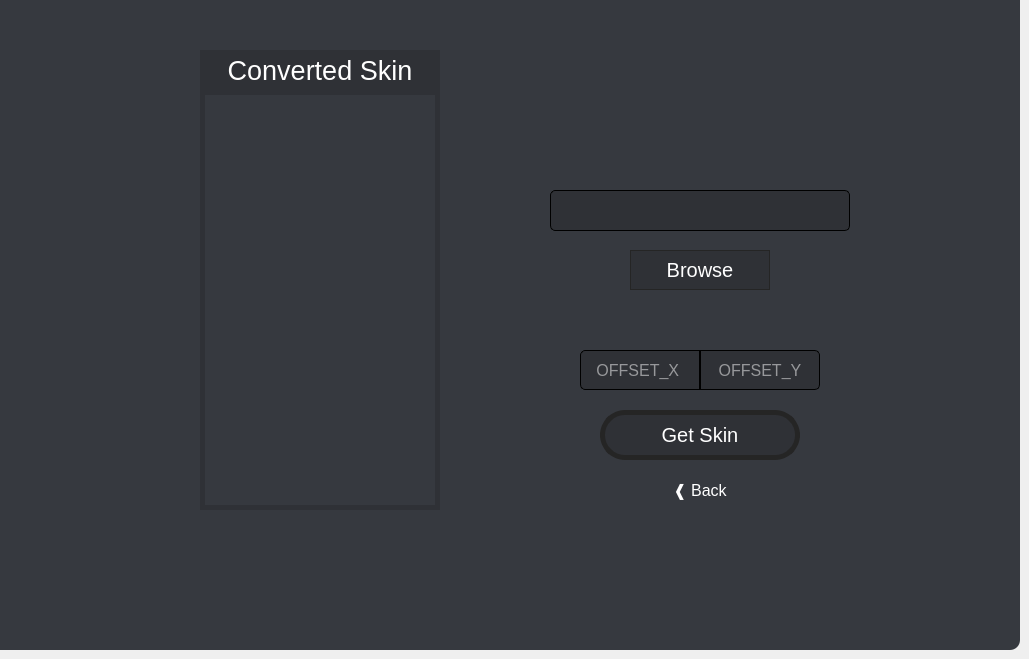
    <widget class="QWidget" name="conskinwid">
     <widget class="QFrame" name="frame_7">
      <property name="geometry">
       <rect>
        <x>0</x>
        <y>0</y>
        <width>1020</width>
        <height>650</height>
       </rect>
      </property>
      <property name="styleSheet">
       <string notr="true">background-color:rgb(54, 57, 63);
border-bottom-right-radius:10px;
outline:none;</string>
      </property>
      <property name="frameShape">
       <enum>QFrame::StyledPanel</enum>
      </property>
      <property name="frameShadow">
       <enum>QFrame::Raised</enum>
      </property>
      <widget class="QLabel" name="conskin">
       <property name="geometry">
        <rect>
         <x>200</x>
         <y>90</y>
         <width>240</width>
         <height>420</height>
        </rect>
       </property>
       <property name="styleSheet">
        <string notr="true">border:5px solid rgb(47, 49, 54);
border-radius:0px;</string>
       </property>
       <property name="text">
        <string/>
       </property>
       <property name="scaledContents">
        <bool>false</bool>
       </property>
       <property name="alignment">
        <set>Qt::AlignCenter</set>
       </property>
      </widget>
      <widget class="QPushButton" name="conskinbtn">
       <property name="geometry">
        <rect>
         <x>600</x>
         <y>410</y>
         <width>200</width>
         <height>50</height>
        </rect>
       </property>
       <property name="cursor">
        <cursorShape>PointingHandCursor</cursorShape>
       </property>
       <property name="styleSheet">
        <string notr="true">QPushButton {
background-color: rgb(47, 49, 54);
border:5px solid rgb(37, 37, 37);
border-radius:25px;
color:white;
font:15pt;
}
QPushButton:hover {
background-color:rgb(37, 37, 37);

}</string>
       </property>
       <property name="text">
        <string>Get Skin</string>
       </property>
      </widget>
      <widget class="QPushButton" name="csbackbtn">
       <property name="geometry">
        <rect>
         <x>650</x>
         <y>470</y>
         <width>100</width>
         <height>41</height>
        </rect>
       </property>
       <property name="cursor">
        <cursorShape>PointingHandCursor</cursorShape>
       </property>
       <property name="layoutDirection">
        <enum>Qt::RightToLeft</enum>
       </property>
       <property name="styleSheet">
        <string notr="true">QPushButton {
color:white;
font:12pt;
}
QPushButton:hover {
text-decoration: underline;
color:rgb(0, 255, 0);
}</string>
       </property>
       <property name="text">
        <string>❰ Back</string>
       </property>
      </widget>
      <widget class="QLineEdit" name="conskinle">
       <property name="geometry">
        <rect>
         <x>550</x>
         <y>190</y>
         <width>300</width>
         <height>41</height>
        </rect>
       </property>
       <property name="styleSheet">
        <string notr="true">border-radius:5px;
background-color:rgb(47, 49, 54);
border:1px solid black;
color:white;
font:12pt;</string>
       </property>
       <property name="readOnly">
        <bool>true</bool>
       </property>
      </widget>
      <widget class="QPushButton" name="pbbtn">
       <property name="geometry">
        <rect>
         <x>630</x>
         <y>250</y>
         <width>140</width>
         <height>40</height>
        </rect>
       </property>
       <property name="cursor">
        <cursorShape>PointingHandCursor</cursorShape>
       </property>
       <property name="styleSheet">
        <string notr="true">QPushButton {
background-color: rgb(47, 49, 54);
border:1px solid rgb(37, 37, 37);
border-radius:0px;
color:white;
font:15pt;
}
QPushButton:hover {
background-color:rgb(37, 37, 37);

}</string>
       </property>
       <property name="text">
        <string>Browse</string>
       </property>
      </widget>
      <widget class="QLineEdit" name="osx">
       <property name="enabled">
        <bool>false</bool>
       </property>
       <property name="geometry">
        <rect>
         <x>580</x>
         <y>350</y>
         <width>120</width>
         <height>40</height>
        </rect>
       </property>
       <property name="styleSheet">
        <string notr="true">border-radius:5px;
background-color:rgb(47, 49, 54);
border:1px solid black;
color:white;
font:12pt;
border-top-right-radius:0px;
border-bottom-right-radius:0px;</string>
       </property>
       <property name="text">
        <string/>
       </property>
       <property name="alignment">
        <set>Qt::AlignCenter</set>
       </property>
       <property name="readOnly">
        <bool>false</bool>
       </property>
       <property name="placeholderText">
        <string>OFFSET_X </string>
       </property>
      </widget>
      <widget class="QLineEdit" name="osy">
       <property name="enabled">
        <bool>false</bool>
       </property>
       <property name="geometry">
        <rect>
         <x>700</x>
         <y>350</y>
         <width>120</width>
         <height>40</height>
        </rect>
       </property>
       <property name="styleSheet">
        <string notr="true">border-radius:5px;
background-color:rgb(47, 49, 54);
border:1px solid black;
color:white;
font:12pt;
border-top-left-radius:0px;
border-bottom-left-radius:0px;</string>
       </property>
       <property name="text">
        <string/>
       </property>
       <property name="alignment">
        <set>Qt::AlignCenter</set>
       </property>
       <property name="readOnly">
        <bool>false</bool>
       </property>
       <property name="placeholderText">
        <string>OFFSET_Y</string>
       </property>
      </widget>
      <widget class="QLabel" name="conskinfb">
       <property name="geometry">
        <rect>
         <x>575</x>
         <y>300</y>
         <width>250</width>
         <height>30</height>
        </rect>
       </property>
       <property name="styleSheet">
        <string notr="true">color:white;
font:12pt;</string>
       </property>
       <property name="text">
        <string/>
       </property>
       <property name="alignment">
        <set>Qt::AlignCenter</set>
       </property>
      </widget>
     </widget>
     <widget class="QLabel" name="label_10">
      <property name="geometry">
       <rect>
        <x>200</x>
        <y>50</y>
        <width>240</width>
        <height>40</height>
       </rect>
      </property>
      <property name="styleSheet">
       <string notr="true">color:white;
background-color:rgb(47, 49, 54);
font:20pt;
border-radius:0px;</string>
      </property>
      <property name="text">
       <string>Converted Skin</string>
      </property>
      <property name="alignment">
       <set>Qt::AlignCenter</set>
      </property>
     </widget>
    </widget>
